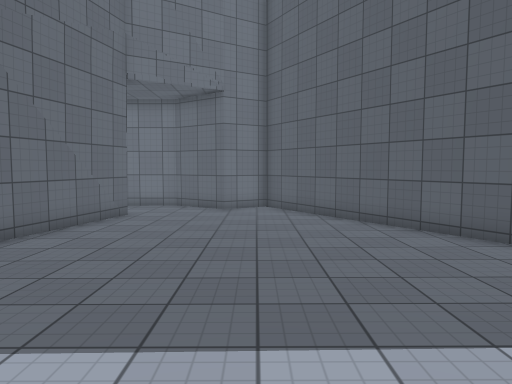
View 1 (above)

16 first-person views from a walk through a Unity game level. The camera is 1.5 m above the floor, tilts 4° down and sees 70° across. The floor is counted in squares, 1 m on a side. Each view is taken from the middle of a square. On the plan, view 1 faces up. The plan holds only what a view shows up to about 16 squares ahead; the rest is blank. The place goes on beyond the plan. Surface patterns are stand-ins for the level's own textures.

View 2
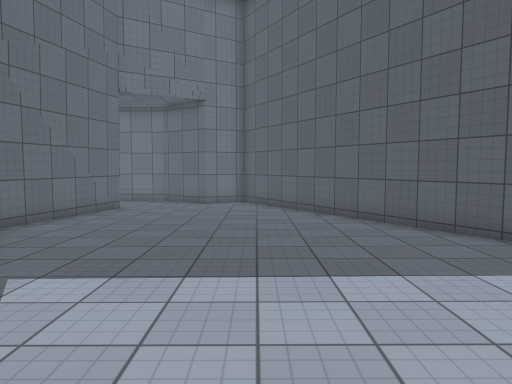

View 3
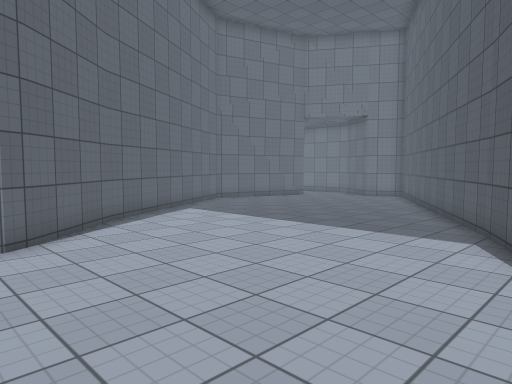

View 4
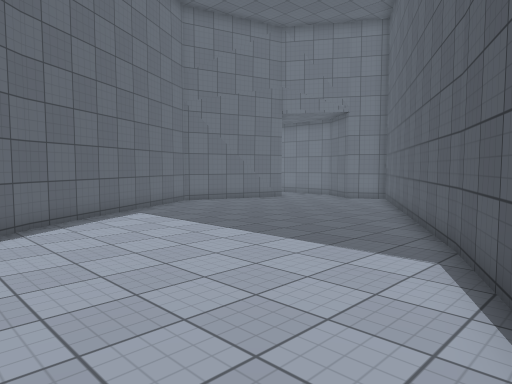

View 5
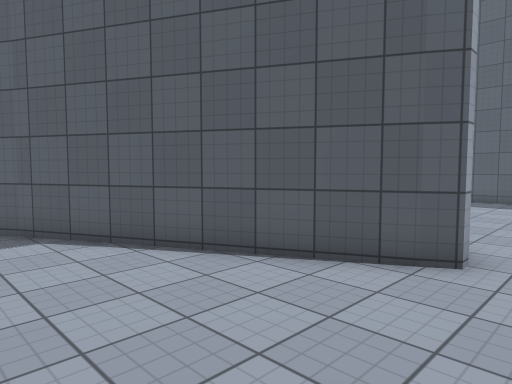

View 6
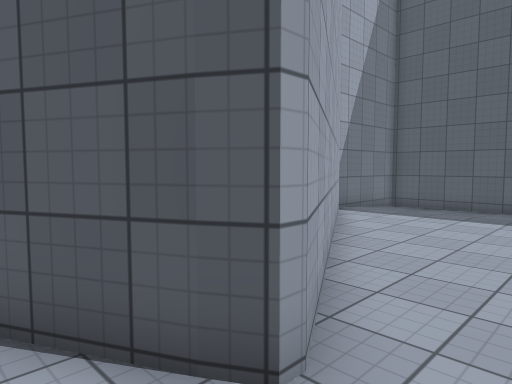

View 7
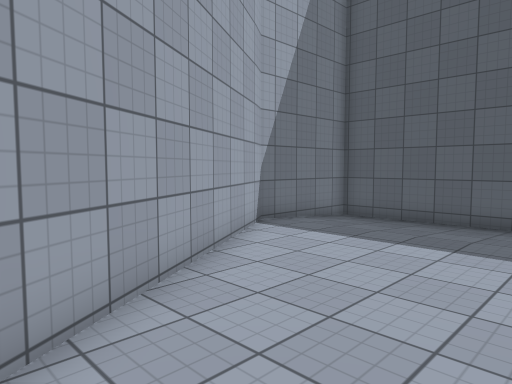

View 8
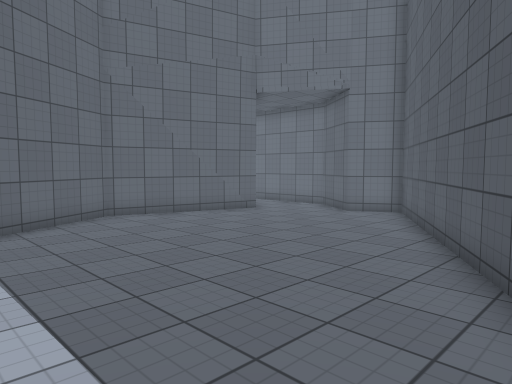

View 9
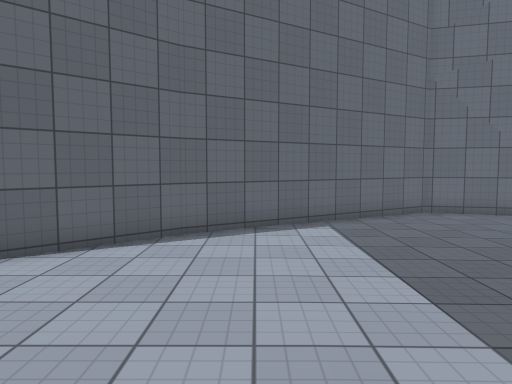

View 10
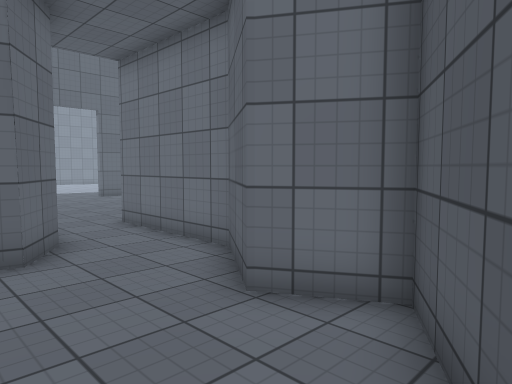

View 11
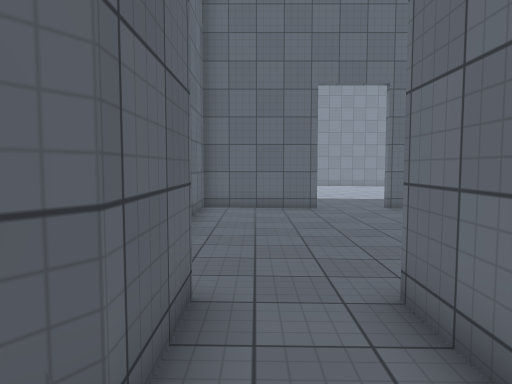

View 12
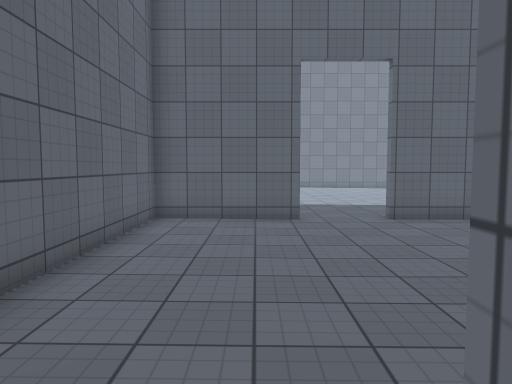

View 13
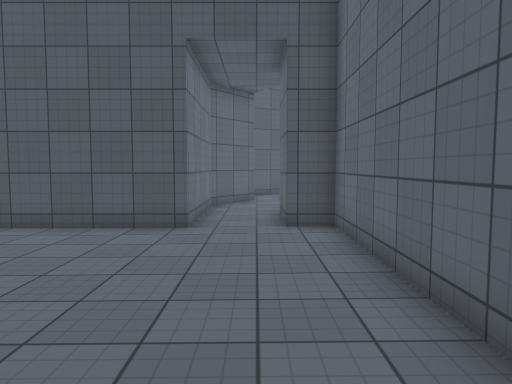

View 14
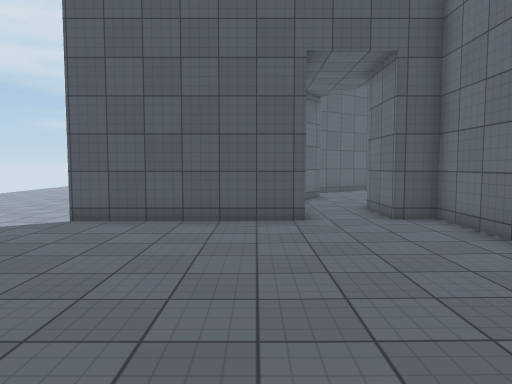

View 15
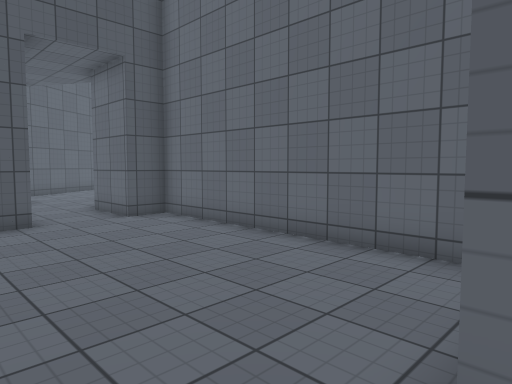

View 16
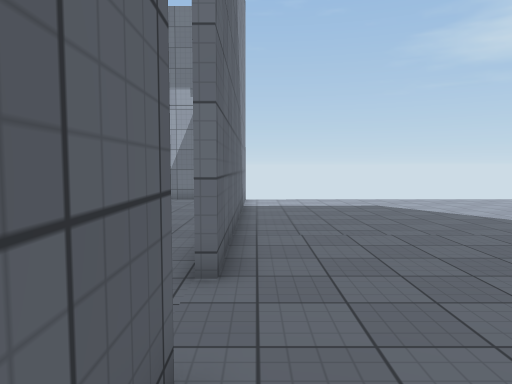

### Floor plan
Points are (right, up) in squares from view 1. A wall is a line through its corners. A room is listed if a view was taken in it or the views show most of it. See-through windows are left out.
Room 1 (views 1, 2, 3, 4, 5, 6, 8, 9, 10)
walls: (-1.2, -0.6) (1.1, -3.2); (7, 4.1) (0.4, 15.1) (-1.2, 14.1) (-3.4, 15.7); (1, -3.1) (1.4, -3.7); (10.7, -3.5) (6.9, 4.2); (-4.4, 12.4) (-5.6, 6.9) (-1.1, -0.7); (12.1, -2.9) (11, -3.5)
ways out: opening at (12, -4.5) to room 2; opening at (-4, 13.5) to room 3
Room 2 (view 7)
walls: (24.7, -3) (24.7, 2.2) (20.4, 2.2) (12.1, -2.9)
ways out: opening at (12, -4.5) to room 1
Room 3 (views 11, 12, 13, 14, 15, 16)
walls: (-17.5, 16.4) (-17.5, 12.1) (-8.1, 12.1) (-8.1, 13.3) (-5.7, 13.3) (-4.4, 12.4); (-17.5, 20.5) (-17.5, 18.9); (-3.4, 15.7) (-8.1, 15.7) (-8.1, 20.5)
ways out: opening at (-4, 13.5) to room 1

Where each view was taken, in squares from view 1:
view 1: 0 up, 0 right, facing up
view 2: 2 down, 1 right, facing up
view 3: 5 down, 9 right, facing up-left
view 4: 3 down, 9 right, facing up-left
view 5: 5 down, 5 right, facing up-right
view 6: 5 down, 9 right, facing up-right
view 7: 5 down, 13 right, facing up-right
view 8: 2 up, 6 right, facing up-left
view 9: 1 up, 7 right, facing left
view 10: 11 up, 2 right, facing up-left
view 11: 14 up, 4 left, facing left
view 12: 15 up, 7 left, facing left
view 13: 14 up, 17 left, facing right
view 14: 17 up, 18 left, facing right
view 15: 18 up, 18 left, facing down-right
view 16: 14 up, 17 left, facing up
